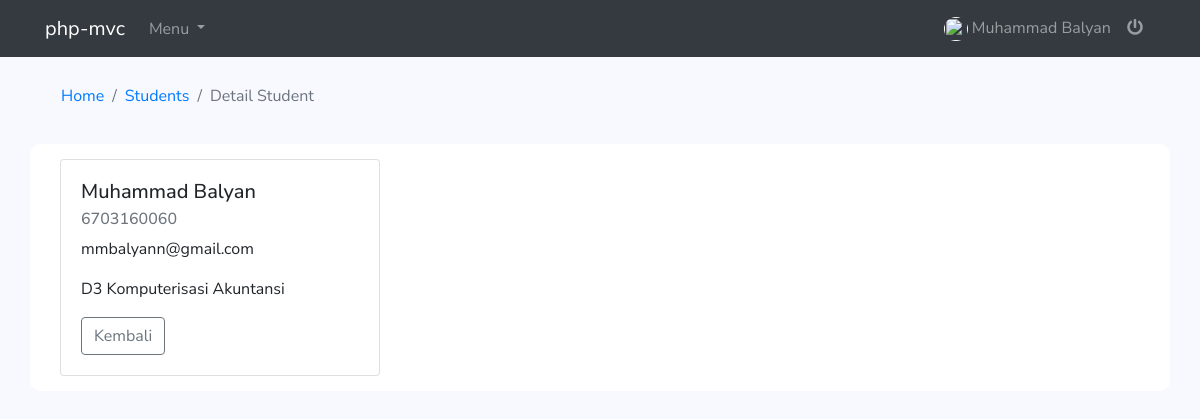
The page /public/students/show/1 on the database its author committed.
### tables this page shows
CREATE TABLE `mahasiswa` (
  `id` int(11) NOT NULL,
  `nama` varchar(255) NOT NULL,
  `nim` varchar(10) NOT NULL,
  `email` varchar(255) NOT NULL,
  `jurusan` varchar(255) NOT NULL
);

### app/core/Controller.php (called while the page is built, shortened)
<?php
class Controller {
    public function view($view, $data = []) {
        require_once '../app/views/' . $view . '.php';
    }
    public function model($model) {
        return new $model;
    }
}

### app/controllers/Students.php (called while the page is built, shortened)
<?php
class Students extends Controller {
    public function show($id) {
        $data['title']  = ucwords('detail students');
        $data['result'] = $this->model('Student_model')->getOne($id);
        $this->view('students/show', $data);
    }
}

### app/core/App.php (called while the page is built, shortened)
<?php
class App {
    protected $method     = 'index';
    protected $params     = [];
    public function __construct() {
        $url = $this->parseUrl();
        if ( file_exists('../app/controllers/'. $url[0] . '.php')  ) {
            unset($url[0]);
        }
        $this->controller = new $this->controller;
        if ( isset($url[1])) {
            if (method_exists($this->controller, $url[1])) {
                $this->method = $url[1];
                unset($url[1]);
            }
        }
        if ( !empty($url) ) {
            $this->params = array_values($url);
        }
        call_user_func_array([$this->controller, $this->method], $this->params);
    }
    public function parseUrl() {
        if (isset($_GET['url'])) {
            $url = rtrim($_GET['url'], '/');
            $url = filter_var($url, FILTER_SANITIZE_URL);
            $url = explode('/', $url);
            return $url;
        }
    }
}

### public/index.php (called while the page is built, shortened)
<?php
$app = new App;

### app/core/Database.php (called while the page is built, shortened)
<?php
class Database {
    private $host    = DB_HOST;
    private $user    = DB_USER;
    private $pass    = DB_PASS;
    private $db_name = DB_NAME;
    private $dbh;
    private $stmt;
    public function __construct() {
        $dsn = 'mysql:host='.$this->host.';dbname='.$this->db_name;
        $option =   [
                        PDO::ATTR_PERSISTENT => true,
                        PDO::ATTR_ERRMODE => PDO::ERRMODE_EXCEPTION
                    ];
        try {
            $this->dbh = new PDO($dsn, $this->user, $this->pass, $option);
        } catch (PDOException $e) {
            die($e->getMessage());
        }
    }
    public function query($query) {
        $this->stmt = $this->dbh->prepare($query);
    }
    public function bind($param, $value, $type = null) {
        if (is_null($type)) {
            switch (true) {
                default:
                    $type = PDO::PARAM_STR;
                    break;
            }
        }
        $this->stmt->bindValue($param, $value, $type);
    }
    public function execute() {
        $this->stmt->execute();
    }
    public function resultOne() {
        $this->execute();
        return $this->stmt->fetch(PDO::FETCH_ASSOC);
    }
}

### app/models/Student_model.php (called while the page is built, shortened)
<?php
class Student_model {
    private $table = 'mahasiswa';
    private $db;
    public function __construct() {
        $this->db = new Database;
    }
    public function getOne($id) {
        $this->db->query("SELECT * FROM ".$this->table." WHERE id=:id");
        $this->db->bind('id', $id);
        return $this->db->resultOne();
    }
}

### app/views/students/show.php (the view)
<div class="container mt-4">
    <nav aria-label="breadcrumb">
        <ol class="breadcrumb bg-transparent">
            <li class="breadcrumb-item"><a href="<?= BASEURL; ?>">Home</a></li>
            <li class="breadcrumb-item"><a href="<?= BASEURL; ?>/students">Students</a></li>
            <li class="breadcrumb-item active" aria-current="page">Detail Student</li>
        </ol>
    </nav>
</div>
<div class="container container-box mt-4">
    <div class="top_catagory_area section-padding-80 clearfix">
        <div class="container">
            <div class="card" style="width: 20rem;">
                <div class="card-body">
                    <h5 class="card-title"><?= $data['result']['nama']  ?></h5>
                    <h6 class="card-subtitle mb-2 text-muted"><?= $data['result']['nim']  ?></h6>
                    <p class="card-text"><?= $data['result']['email']  ?></p>
                    <p class="card-text"><?= $data['result']['jurusan']  ?></p>
                    <button class="btn btn-outline-secondary" onclick="window.location.href='<?= BASEURL ?>/students'"> Kembali</button>
                </div>
            </div>
        </div>
    </div>
</div>

### public/style.css (style rules this page uses)
body { background-color: #F8F8FF; font-family: 'Nunito Sans', sans-serif; }
.container-box { background-color: #fff; width: 100%; padding-top: 15px; padding-right: 15px; padding-left: 15px; padding-bottom: 15px; margin-right: auto; margin-left: auto; border-radius: 10px }

### rows shown on the page
mahasiswa: nama "Muhammad Balyan", nim "6703160060", email "mmbalyann@gmail.com", jurusan "D3 Komputerisasi Akuntansi"
